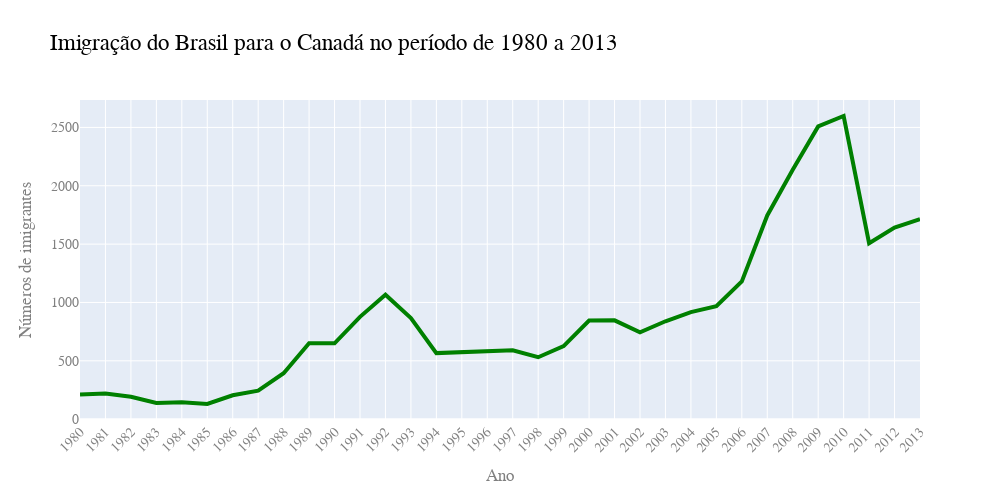

Source (notebook cell):
### Code cell
fig = px.line(dados_brasil, x='Anos', y='Imigrantes',
              title='Imigração do Brasil para o Canadá no período de 1980 a 2013')

# Alterando a cor no gráfico
fig.update_traces(line_color='green', line_width=4)

fig.update_layout(width=1000, height=500, 
                  xaxis={'tickangle':-45},
                  font_family='Arial',
                  font_size=14,
                  font_color='grey',
                  title_font_color='black',
                  title_font_size=23,
                  xaxis_title='Ano',
                  yaxis_title='Números de imigrantes')


fig.show()

### Figure 1 — Plotly figure (JSON) as saved in the notebook; plotly's stock layout.template omitted (floating-point values rounded to 4 significant figures)
{"data": [{"hovertemplate": "Anos=%{x}<br>Imigrantes=%{y}<extra></extra>", "legendgroup": "", "line": {"color": "green", "dash": "solid", "width": 4}, "marker": {"symbol": "circle"}, "mode": "lines", "name": "", "orientation": "v", "showlegend": false, "type": "scatter", "x": ["1980", "1981", "1982", "1983", "1984", "1985", "1986", "1987", "1988", "1989", "1990", "1991", "1992", "1993", "1994", "1995", "1996", "1997", "1998", "1999", "2000", "2001", "2002", "2003", "2004", "2005", "2006", "2007", "2008", "2009", "2010", "2011", "2012", "2013"], "xaxis": "x", "y": [211, 220, 192, 139, 145, 130, 205, 244, 394, 650, 650, 877, 1066, 866, 566, 572, 586, 591, 531, 626, 845, 847, 745, 839, 917, 969, 1181, 1746, 2138, 2509, 2598, 1508, 1642, 1714], "yaxis": "y"}], "layout": {"font": {"color": "grey", "family": "Arial", "size": 14}, "height": 500, "legend": {"tracegroupgap": 0}, "title": {"font": {"color": "black", "size": 23}, "text": "Imigração do Brasil para o Canadá no período de 1980 a 2013"}, "width": 1000, "xaxis": {"anchor": "y", "domain": [0, 1], "tickangle": -45, "title": {"text": "Ano"}}, "yaxis": {"anchor": "x", "domain": [0, 1], "title": {"text": "Números de imigrantes"}}}}
